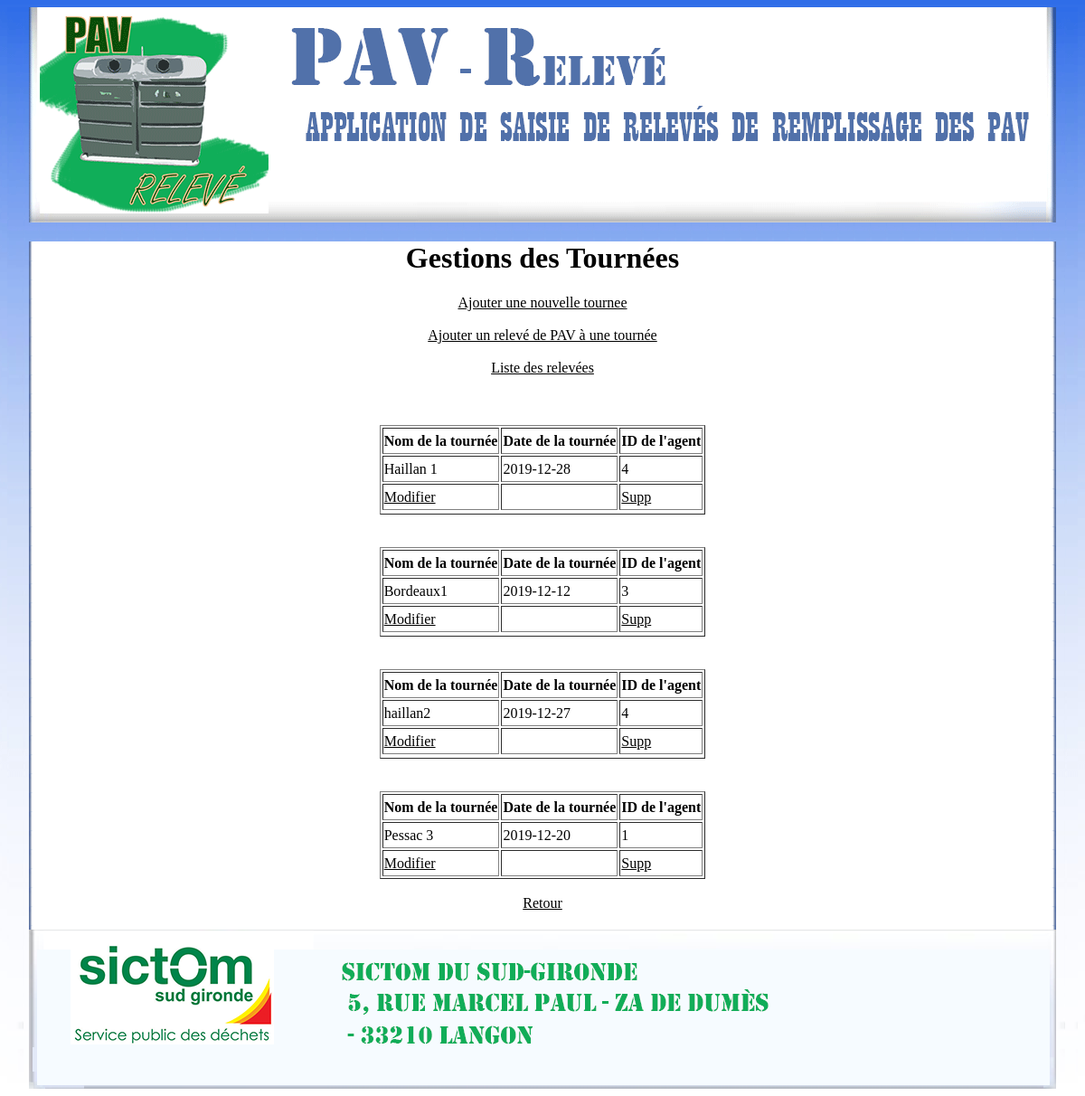
Page /gestiontourne.php on the committed database.
### tables this page shows
CREATE TABLE IF NOT EXISTS `tournee` (
  `id_tournee` int(11) NOT NULL AUTO_INCREMENT,
  `Date_t` date NOT NULL,
  `Nom_tour` varchar(12) NOT NULL,
  `ID_Age` varchar(10) NOT NULL,
  PRIMARY KEY (`id_tournee`),
  UNIQUE KEY `ID_Tournee_IND` (`id_tournee`)
);

### gestiontourne.php (the view, shortened to what this page needs)
<!DOCTYPE html>
<html lang="en">
<head>
    <link rel="stylesheet" href="css/style.css" />
</head>
<body>
	<div class= "fond1">
<header class= "bandeauh">
</header>
<contenu class ="contenu">
    <center>
        <h1>Gestions des Tournées</h1>
        <?php
        echo "<a href='addtourne1.php'>Ajouter une nouvelle tournee</a> <br><br>";
		echo "<a href='addreleve1.php'>Ajouter un relevé de PAV à une tournée</a> <br><br>";
		echo "<a href='Listerel.php'>Liste des relevées</a> <br><br>";
		$mysqli = new mysqli('localhost', 'root', '', 'mcd');
		$mysqli->set_charset("utf8");
		$requete = 'SELECT * FROM tournee';
		$resultat = $mysqli->query($requete);
		while ($ligne = $resultat->fetch_assoc()) {echo '<tr>';?>
		<table border="1" align="center" style="line-height:25px;">
			<tr>
<th>Nom de la tournée</th>
<th>Date de la tournée</th>
<th>ID de l'agent</th>
</tr>
		<tr>
 <td><?php echo $ligne['Nom_tour']; ?></td>
 <td><?php echo $ligne['Date_t']; ?></td>
 <td><?php echo $ligne['ID_Age']; ?></td>
 </tr>
		<tr>
			<td><a href="edittournee.php?edit_id=<?php echo $ligne['id_tournee']; ?>" alt="edit" >Modifier</a></td>
			<td></td>
			<td><a href="deletetourne?id_tournee=<?php echo $ligne['id_tournee']; ?>$supp=ok"onClick="return confirm('êtes vous sur de vouloir Supprimer?')" >Supp </a></td>
			<?php
			echo"</br><br>";
		}
		$mysqli->close();?>
		</tr>
		</table>
        <form><br>
		<a href="pageprincipale.php">Retour</a>
		</form>
    </center>
    </contenu>
<footer class= "bandeaub">
     </footer>
</div>
</body>
</html>

### css/style.css (style rules this page uses)
.bandeauh { background-color: white; width:1136px; height:238px; margin: auto; background: url("../images/haut.png"); }
.contenu { background: url("../images/fondcontenu.png"); display: block; background-color: white; width:1136px; margin: auto; padding-bottom: 20px }
.bandeaub { width:1136px; height:176px; margin: auto; background: url("../images/bas.png"); }
.fond1 { background-color: white; background: url("../images/bg.png"); background-repeat: repeat space; }
body { background-image: url("../images/bg.png"); background-repeat: repeat space; background-color: white; }
a:link { color: black; }

### rows in the picture
tournee: Nom_tour "Haillan 1", Date_t "2019-12-28", ID_Age "4"
tournee: Nom_tour "Bordeaux1", Date_t "2019-12-12", ID_Age "3"
tournee: Nom_tour "haillan2", Date_t "2019-12-27", ID_Age "4"
tournee: Nom_tour "Pessac 3", Date_t "2019-12-20", ID_Age "1"
